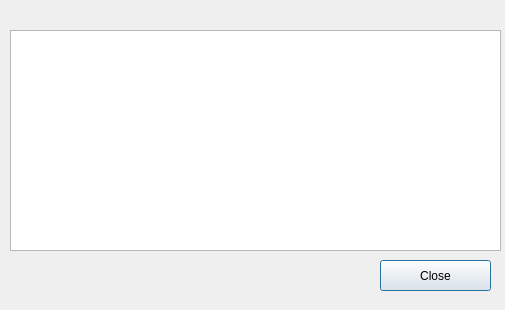
<ui version="4.0" >
 <class>Dialog</class>
 <widget class="QDialog" name="Dialog" >
  <property name="geometry" >
   <rect>
    <x>0</x>
    <y>0</y>
    <width>505</width>
    <height>310</height>
   </rect>
  </property>
  <property name="windowTitle" >
   <string>Feicim Info dialog</string>
  </property>
  <widget class="QPushButton" name="pushButton" >
   <property name="geometry" >
    <rect>
     <x>380</x>
     <y>260</y>
     <width>111</width>
     <height>31</height>
    </rect>
   </property>
   <property name="text" >
    <string>Close</string>
   </property>
  </widget>
  <widget class="QTableView" name="tableView" >
   <property name="geometry" >
    <rect>
     <x>10</x>
     <y>30</y>
     <width>491</width>
     <height>221</height>
    </rect>
   </property>
  </widget>
 </widget>
 <resources/>
 <connections/>
</ui>
